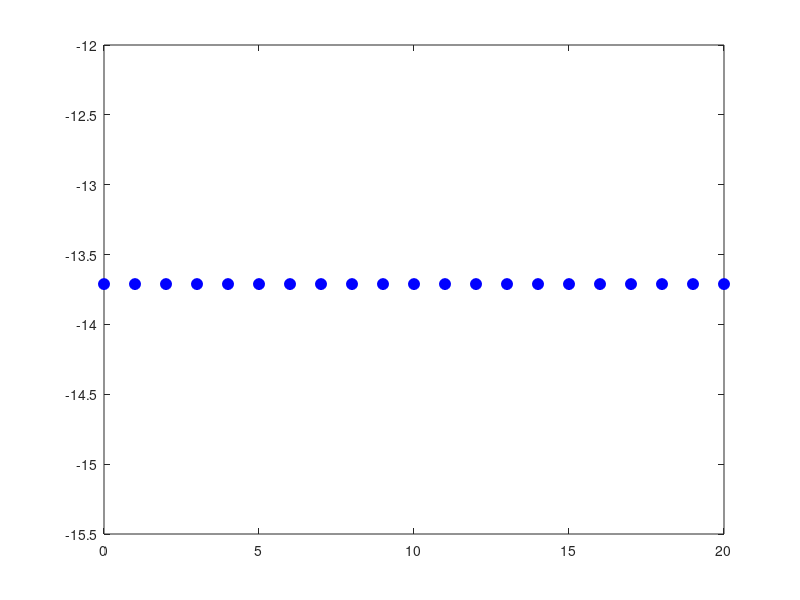
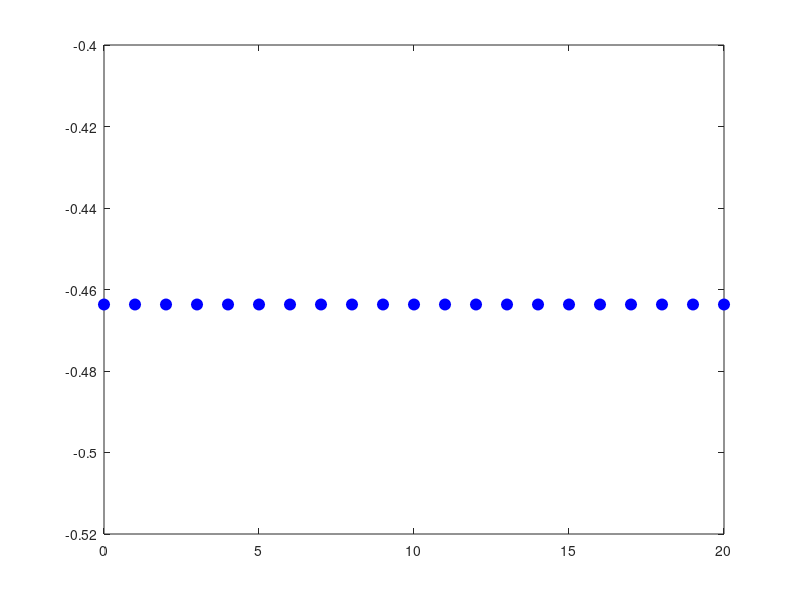

These charts were generated, in order, by the following MATLAB code:
matricule = 514162
bulletsize = 8; bulletcolor = 'blue';
bullet = {'o','markerfacecolor',bulletcolor,'color',bulletcolor,...
          'markersize',bulletsize};
rand('state',matricule);
if exist('condA') ~= 1, condA = 1.e14; end
if exist('sizeA') ~= 1, sizeA = 10; end
n = sizeA;

% create matrices of size n x n with given condition number
% First make random matrix
X = rand(n,n);
% then find QR-factorisation to obtain an orthogonal matrix U
[U R] = qr(X);
% repeat the procedure to obtain an orthogonal matrix V
X = rand(n,n);
[V R] = qr(X);
% construct a diagonal matrix with condition number as given
Sigma = diag(1+(n-1:-1:0)/(n-1)*(condA-1));
A = U*Sigma*V';
% reduce values of A to the interval [-1,1]
A = A/max(max(abs(A)));
% check that condition number is as given
condAtest = cond(A)

x = floor(10*rand(n,1));
b = A*x;

xhat0 = A\b; % solution initiale

nit = 20;
rr = zeros(nit,1); eehat = zeros(nit,1);
%
% Implémentation d'une boucle de raffinements itératifs for i=1:nit
% et stockage des erreurs et des résidus après chaque raffinement dans rr et ee 
% Donc:
% <initialisations de r, ehat, xhat>
xhat = xhat0;
r = b - A*xhat;
ehat = A\r;  % Calcul de ehat initial

for i = 1:nit
    % Raffinement itératif
    [L, U] = lu(A);  % Factorisation LU de A
    
    % Résoudre le système linéaire pour obtenir la correction Delta x
    delta_x = U \ (L \ r);
    
    % Mise à jour de xhat
    xhat = xhat + delta_x;
    
    % Recalcul du résidu et de ehat
    r = b - A*xhat;
    ehat = A\r;
    
    % Stockage des résidus et erreurs
    rr(i) = norm(r);     % Norme du résidu
    eehat(i) = norm(ehat);  % Norme de l'erreur ehat
end

%for i=1:nit
%    <raffinement itératif: nouvelles valeurs de r, ehat, xhat>
%    rr(i) = r; eehat(i) = ehat;
%end

normrr = sqrt(sum(rr.^2));
normeehat = sqrt(sum(eehat.^2));


figure(1)
normrr = sqrt(sum(rr.^2));
plot((0:nit),log10(normrr),'b','linewidth',3)
hold on
plot((0:nit),log10(normrr),bullet{:})
hold off

figure(2)
normeehat = sqrt(sum(eehat.^2));
plot((0:nit),log10(normeehat),'b','linewidth',3)
hold on
plot((0:nit),log10(normeehat),bullet{:})
hold off
